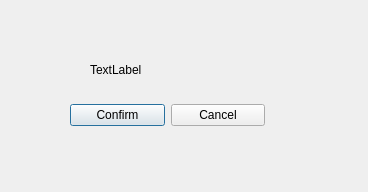
<?xml version="1.0" encoding="UTF-8"?>
<ui version="4.0">
 <class>DeleteCollection</class>
 <widget class="QDialog" name="DeleteCollection">
  <property name="geometry">
   <rect>
    <x>0</x>
    <y>0</y>
    <width>368</width>
    <height>192</height>
   </rect>
  </property>
  <property name="windowTitle">
   <string>Dialog</string>
  </property>
  <widget class="QLabel" name="label">
   <property name="geometry">
    <rect>
     <x>90</x>
     <y>60</y>
     <width>121</width>
     <height>20</height>
    </rect>
   </property>
   <property name="text">
    <string>TextLabel</string>
   </property>
  </widget>
  <widget class="QWidget" name="">
   <property name="geometry">
    <rect>
     <x>70</x>
     <y>100</y>
     <width>195</width>
     <height>31</height>
    </rect>
   </property>
   <layout class="QHBoxLayout" name="horizontalLayout">
    <item>
     <widget class="QPushButton" name="confirm">
      <property name="text">
       <string>Confirm</string>
      </property>
     </widget>
    </item>
    <item>
     <widget class="QPushButton" name="cancel">
      <property name="text">
       <string>Cancel</string>
      </property>
     </widget>
    </item>
   </layout>
  </widget>
 </widget>
 <resources/>
 <connections/>
</ui>
